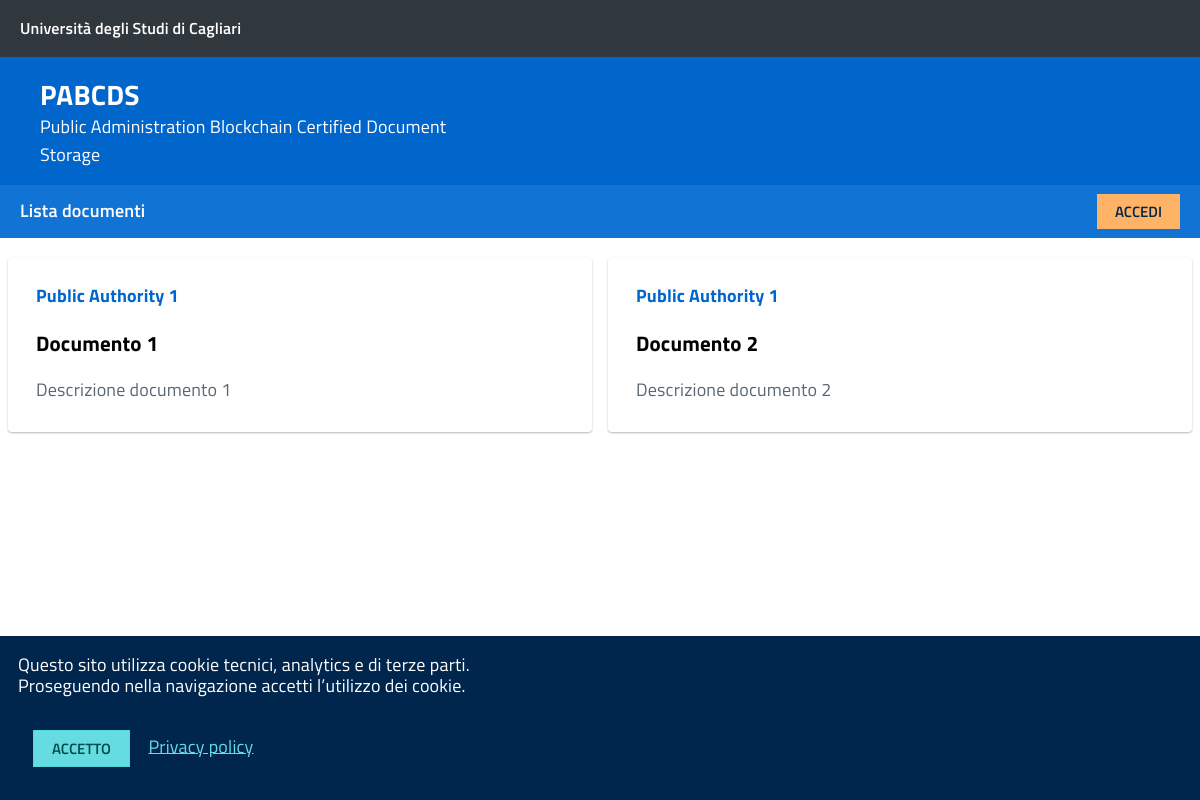
The page / on the database its author committed.
### api/document/models.py (models this page shows, shortened)
class Document(models.Model):
    id = models.AutoField(primary_key=True)
    title = models.CharField(max_length=60, null=False)
    description = models.TextField(null=True, max_length=500)
    author = models.ForeignKey(PaOperator, null=False, on_delete=models.RESTRICT)
    require_permission = models.BooleanField(null=False, default=True)

### api/user/models.py (models this page shows, shortened)
class PaOperator(User):
    operator_code = models.CharField(unique=True, max_length=10, null=False)
    public_authority = models.ForeignKey(PublicAuthority, null=False, on_delete=models.CASCADE)
    bc_address = EthereumAddressField(null=False)
    bc_secret_key = models.CharField(max_length=200, null=False)
    class Meta:
        verbose_name = 'Pa Operator'

class PublicAuthority(models.Model):
    id = models.AutoField(primary_key=True)
    name = models.CharField(unique=True, max_length=40, null=False)

### frontend/views.py (the view)
# urls.py: path('', views.document_list_view, name='document-list'),
def document_list_view(request):
    document_list = document_queryset(request)  # api.document.queryset is permission filtered
    return render(request, 'document_list_page.html', {'documents': document_list})

### api/document/querysets.py (called while the page is built)
def document_queryset(request):
    if request.user is not None:
        if PaOperator.objects.filter(username=request.user.username).exists():
            operator = PaOperator.objects.get(username=request.user.username)
            return Document.objects.filter(
                Q(author__public_authority=operator.public_authority) | Q(require_permission=False))
        else:
            if Citizen.objects.filter(username=request.user.username).exists():
                citizen = Citizen.objects.get(username=request.user.username)
                filtered_permissions = Permission.objects.filter(citizen=citizen)
                return Document.objects.filter(
                    Q(id__in=[permission.document.id for permission in filtered_permissions]) | Q(
                        require_permission=False))
    return Document.objects.filter(require_permission=False)

### templates/document_list_page.html (shortened to what this page needs)
{% extends 'base.html' %}
{% block site %}
    <div class="u-layout-centerContent u-cf " style="margin-top: 20px">
        <section class="js-Masonry-container u-layout-medium" data-columns>
            {% if not documents %}
                <p class="u-text-p u-textSecondary">
                    Nessun documento
                </p>
            {% else %}
                {% for d in documents %}
                    <form method='POST' name="document-versions{{ d.id }}"
                          action="{% url 'document-versions' d.id %}">
                        <div class="Masonry-item js-Masonry-item"
                             onclick="document.forms['document-versions{{ d.id }}'].submit();" style="cursor: pointer">
                            <div class="u-nbfc u-borderShadow-xxs u-borderRadius-m u-color-grey-30 u-background-white">
                                <div class="u-text-r-l u-padding-r-all u-layout-prose">
                                    <p class="u-text-h6 u-margin-bottom-l u-color-50">
                                        {{ d.author.public_authority.name }}
                                    </p>
                                    <h3 class="u-text-h4 u-margin-r-bottom u-text-r-m u-color-black">
                                        {{ d.title }}
                                    </h3>
                                    <p class="u-text-p u-textSecondary">{{ d.description }}</p>
                                </div>
                            </div>
                        </div>
                    </form>
                {% endfor %}
                </section>
            {% endif %}
    </div>
{% endblock site %}

### rows shown on the page
Document: author.public_authority.name "Public Authority 1", title "Documento 1", description "Descrizione documento 1"
Document: author.public_authority.name "Public Authority 1", title "Documento 2", description "Descrizione documento 2"
